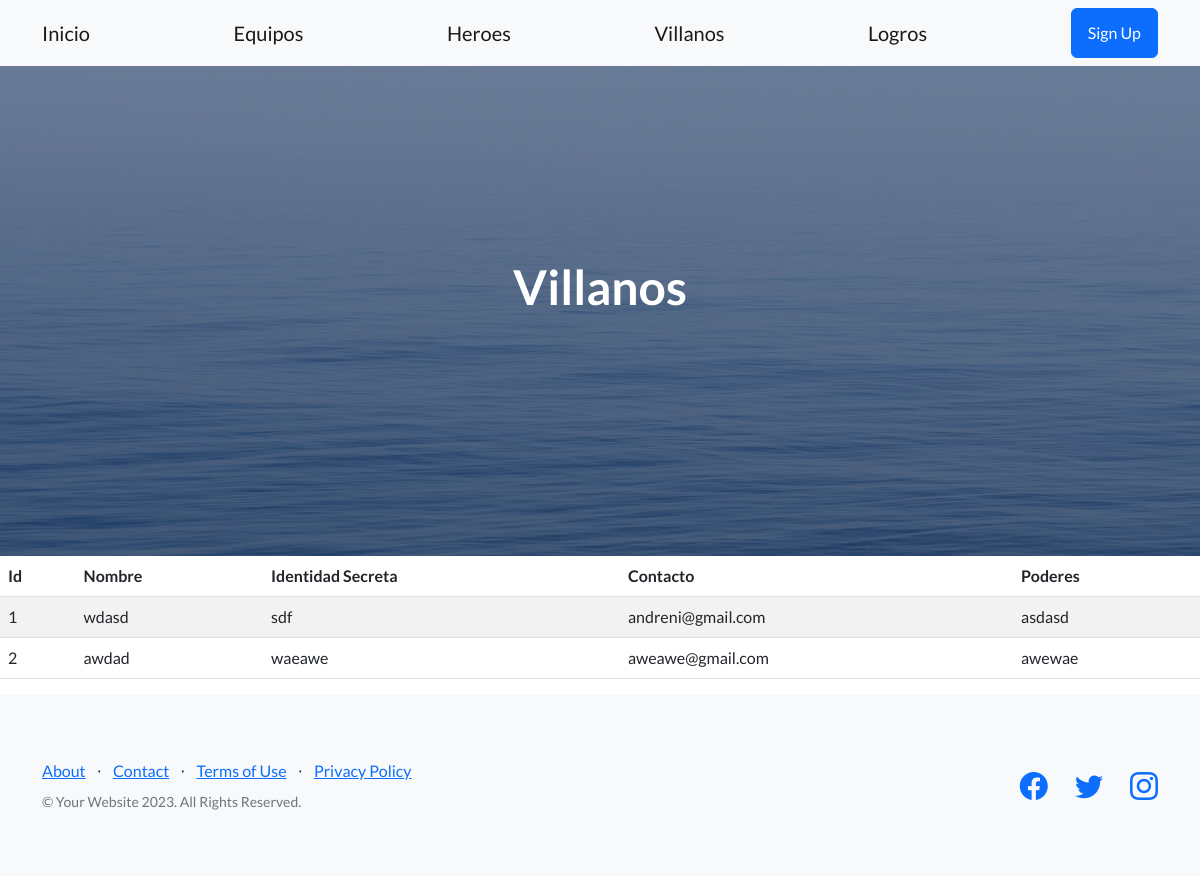
Screenshot of /miapp/villanos/ with the database file from the repository.
### miapp/models.py (models this page shows, shortened)
class Villano(models.Model):
    nombre = models.CharField(max_length=50)
    identidadSecreta = models.CharField(max_length=50)
    emailContacto = models.EmailField()
    poderes = models.CharField(max_length=50)

### miapp/views.py (the view)
# urls.py: path('villanos/', villanos, name="villanos"),
def villanos(request):
    contexto = {'villanos': Villano.objects.all()}
    return render(request, "miapp/villanos.html", contexto)

### miapp/templates/miapp/villanos.html
{% extends 'miapp/home.html' %}
{% block titulo %}
    <h1 class="mb-5">Villanos</h1>
{% endblock titulo %}
{% block contenido %}
    <table class="table table-striped">
        <thead>
            <tr>
                <th>Id</th>
                <th>Nombre</th>
                <th>Identidad Secreta</th>
                <th>Contacto</th>
                <th>Poderes</th>
            </tr>
        </thead>
    <tbody>
{% for v in villanos %}
        <tr>
            <td>{{ v.id}}</td>
            <td>{{ v.nombre}}</td>
            <td>{{ v.identidadSecreta}}</td>
            <td>{{ v.emailContacto}}</td>
            <td>{{ v.poderes}}</td>
        </tr>
{% endfor %}
    </tbody>
</table>
{% endblock contenido %}

### rows the page displays
Villano: id "1", nombre "wdasd", identidadSecreta "sdf", emailContacto "andreni@gmail.com", poderes "asdasd"
Villano: id "2", nombre "awdad", identidadSecreta "waeawe", emailContacto "aweawe@gmail.com", poderes "awewae"
